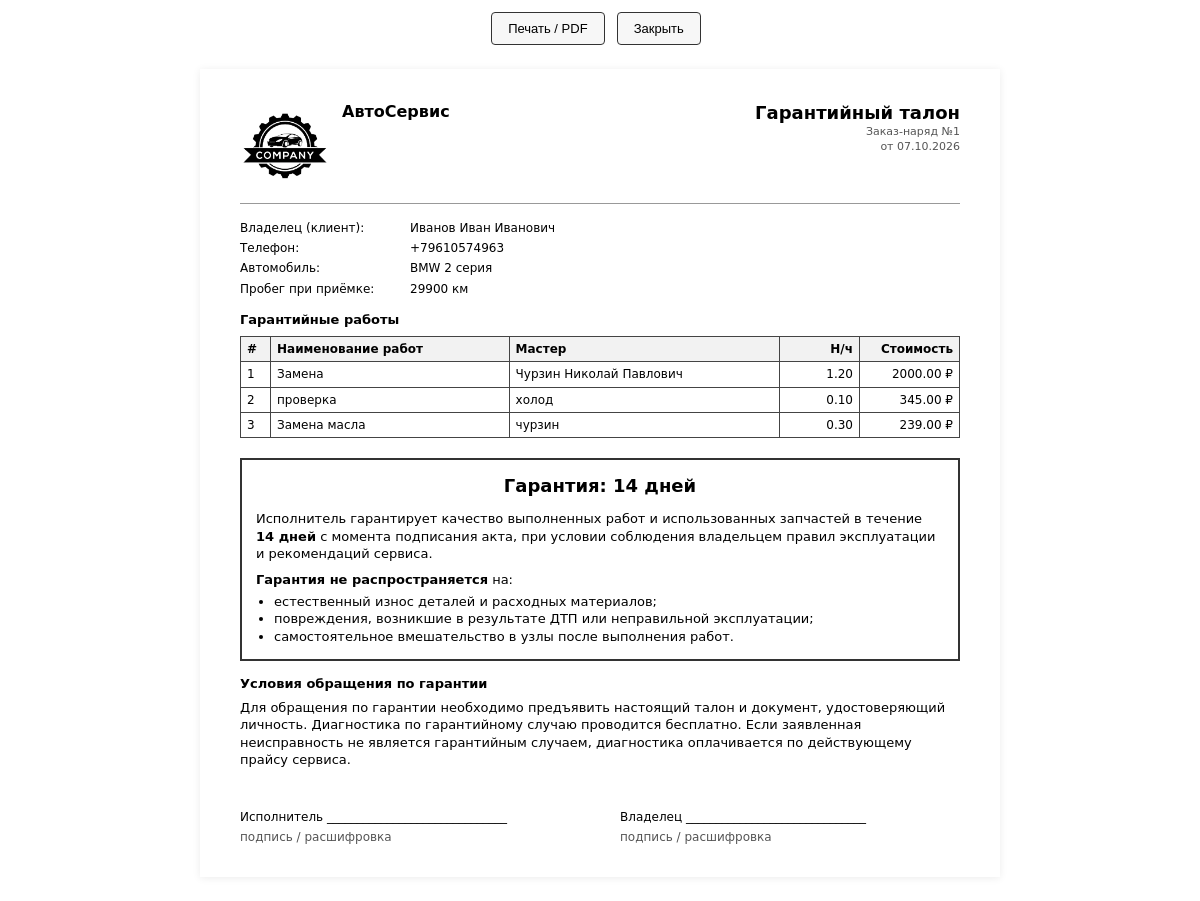
Page /orders/1/print/warranty on the committed database.
### models.py (models this page shows, shortened)
class Settings(db.Model):
    __tablename__ = "settings"
    id = db.Column(db.Integer, primary_key=True)
    company_name = db.Column(db.String(200), default="АвтоСервис")
    legal_name = db.Column(db.String(300))
    inn = db.Column(db.String(20))
    ogrn = db.Column(db.String(20))
    address = db.Column(db.String(300))
    phone = db.Column(db.String(50))
    email = db.Column(db.String(120))
    director = db.Column(db.String(200))
    accountant = db.Column(db.String(200))
    bank_name = db.Column(db.String(200))
    bik = db.Column(db.String(20))
    account = db.Column(db.String(30))
    corr_account = db.Column(db.String(30))
    vat_rate = db.Column(db.Float, default=0)
    footer_note = db.Column(db.Text)
    logo_filename = db.Column(db.String(200))
    warranty_days = db.Column(db.Integer, default=14)
    sms_provider = db.Column(db.String(30), default="smsru")  # smsru, smsaero, bytehand, iqsms, gosms, smsc
    sms_api_id = db.Column(db.String(100))                    # для SMS.RU
    sms_email = db.Column(db.String(120))                     # для SMS Aero
    sms_api_key = db.Column(db.String(200))                   # для SMS Aero и других
    sms_login = db.Column(db.String(100))                     # для Bytehand, iqsms, smsc
    sms_password = db.Column(db.String(200))                  # для Bytehand, iqsms, smsc
    sms_sender = db.Column(db.String(50))                     # имя отправителя (подпись)
    sms_enabled = db.Column(db.Boolean, default=False)
    @classmethod
    def get(cls):
        s = cls.query.first()
        if s is None:
            s = cls()
            db.session.add(s)
            db.session.commit()
        return s

class Order(db.Model):
    __tablename__ = "orders"
    id = db.Column(db.Integer, primary_key=True)
    client_id = db.Column(db.Integer, db.ForeignKey("clients.id"), nullable=False, index=True)
    car_id = db.Column(db.Integer, db.ForeignKey("cars.id"), nullable=False, index=True)
    status = db.Column(db.String(20), nullable=False, default="new", index=True)
    intake_mileage = db.Column(db.Integer)
    complaint = db.Column(db.Text)
    notes = db.Column(db.Text)
    created_at = db.Column(db.DateTime, default=lambda: datetime.now(timezone.utc))
    closed_at = db.Column(db.DateTime)
    car = db.relationship("Car", backref="orders")
    works = db.relationship(
        "OrderWork",
        backref="order",
        cascade="all, delete-orphan",
        lazy=True,
        order_by="OrderWork.id",
    )
    parts = db.relationship(
        "OrderPart",
        backref="order",
        cascade="all, delete-orphan",
        lazy=True,
        order_by="OrderPart.id",
    )

class Client(db.Model):
    __tablename__ = "clients"
    id = db.Column(db.Integer, primary_key=True)
    full_name = db.Column(db.String(200), nullable=False)
    phone = db.Column(db.String(30), nullable=False, unique=True, index=True)
    email = db.Column(db.String(120))
    comment = db.Column(db.Text)
    created_at = db.Column(db.DateTime, default=lambda: datetime.now(timezone.utc))
    cars = db.relationship("Car", backref="client", cascade="all, delete-orphan", lazy=True, order_by="Car.id.desc()")
    orders = db.relationship("Order", backref="client", lazy=True)

class Car(db.Model):
    __tablename__ = "cars"
    id = db.Column(db.Integer, primary_key=True)
    client_id = db.Column(db.Integer, db.ForeignKey("clients.id"), nullable=False, index=True)
    brand = db.Column(db.String(80), nullable=False)
    model = db.Column(db.String(80), nullable=False)
    year = db.Column(db.Integer)
    vin = db.Column(db.String(40), index=True)
    plate = db.Column(db.String(20), index=True)
    mileage = db.Column(db.Integer)
    engine_volume = db.Column(db.String(20))
    transmission = db.Column(db.String(40))
    comment = db.Column(db.Text)
    created_at = db.Column(db.DateTime, default=lambda: datetime.now(timezone.utc))

class OrderWork(db.Model):
    __tablename__ = "order_works"
    id = db.Column(db.Integer, primary_key=True)
    order_id = db.Column(db.Integer, db.ForeignKey("orders.id"), nullable=False, index=True)
    name = db.Column(db.String(200), nullable=False)
    hours = db.Column(db.Float, default=0)
    price = db.Column(db.Float, default=0)
    master = db.Column(db.String(120))
    master_id = db.Column(db.Integer, db.ForeignKey("masters.id"), nullable=True)
    master_obj = db.relationship("Master", backref="works")

### app.py (the view)
@app.route("/orders/<int:order_id>/print/warranty")
def print_warranty(order_id):
    order = db.session.get(Order, order_id)
    if order is None: abort(404)
    return render_template("print/warranty.html", order=order, s=Settings.get())

### app.py (called while the page is built)
@app.context_processor
def inject_globals():
    return {
        "ORDER_STATUSES": ORDER_STATUSES,
        "MOVEMENT_TYPES": MOVEMENT_TYPES,
        "MOVEMENT_COLORS": MOVEMENT_COLORS,
        "APPOINTMENT_STATUSES": APPOINTMENT_STATUSES,
        "APPOINTMENT_COLORS": APPOINTMENT_COLORS,
        "STATUS_COLORS": {
            "new": "secondary",
            "in_progress": "primary",
            "waiting_parts": "warning",
            "done": "info",
            "closed": "success",
            "canceled": "danger",
        },
    }

### templates/print/warranty.html (shortened to what this page needs)
{% extends "base_print.html" %}
{% block content %}
<div class="header">
    <div class="company">
        {% if s.logo_filename %}
            <img class="logo" src="{{ url_for('uploads_file', filename=s.logo_filename) }}" alt="">
        {% endif %}
        <div>
            <h2>{{ s.company_name or "АвтоСервис" }}</h2>
        </div>
    </div>
    <div class="doc-title">
        <h1>Гарантийный талон</h1>
        <div class="muted">Заказ-наряд №{{ order.id }}<br>от {{ (order.closed_at or order.created_at).strftime("%d.%m.%Y") }}</div>
    </div>
</div>
<div class="section">
    <div class="kv">
        <div>Владелец (клиент):</div><div>{{ order.client.full_name }}</div>
        <div>Телефон:</div><div>{{ order.client.phone }}</div>
        <div>Автомобиль:</div>
        <div>{{ order.car.brand }} {{ order.car.model }}{% if order.car.year %}, {{ order.car.year }}{% endif %}
            {% if order.car.plate %} ({{ order.car.plate }}){% endif %}</div>
        {% if order.intake_mileage is not none %}<div>Пробег при приёмке:</div><div>{{ order.intake_mileage }} км</div>{% endif %}
    </div>
</div>
{% if order.works %}
<div class="section">
    <div class="section-title">Гарантийные работы</div>
    <table>
        <thead>
        <tr>
            <th style="width:30px">#</th>
            <th>Наименование работ</th>
            <th>Мастер</th>
            <th class="text-end" style="width:80px">Н/ч</th>
            <th class="text-end" style="width:100px">Стоимость</th>
        </tr>
        </thead>
        <tbody>
        {% for w in order.works %}
            <tr>
                <td>{{ loop.index }}</td>
                <td>{{ w.name }}</td>
                <td>{{ w.master or "" }}</td>
                <td class="text-end">{{ "%.2f"|format(w.hours or 0) }}</td>
                <td class="text-end">{{ "%.2f"|format(w.price or 0) }} ₽</td>
            </tr>
        {% endfor %}
        </tbody>
    </table>
</div>
{% endif %}
<div class="warranty-box">
    <div class="warranty-title">Гарантия: {{ s.warranty_days or 14 }} дней</div>
    <div>
        Исполнитель гарантирует качество выполненных работ и использованных запчастей в течение
        <strong>{{ s.warranty_days or 14 }} дней</strong> с момента подписания акта, при условии соблюдения владельцем
        правил эксплуатации и рекомендаций сервиса.
    </div>
    <div style="margin-top: 8px;">
        <strong>Гарантия не распространяется</strong> на:
        <ul style="margin: 4px 0 0 18px; padding: 0;">
            <li>естественный износ деталей и расходных материалов;</li>
            <li>повреждения, возникшие в результате ДТП или неправильной эксплуатации;</li>
            <li>самостоятельное вмешательство в узлы после выполнения работ.</li>
        </ul>
    </div>
</div>
<div class="section">
    <div class="section-title">Условия обращения по гарантии</div>
    <div>
        Для обращения по гарантии необходимо предъявить настоящий талон и документ, удостоверяющий личность.
        Диагностика по гарантийному случаю проводится бесплатно. Если заявленная неисправность не является
        гарантийным случаем, диагностика оплачивается по действующему прайсу сервиса.
    </div>
</div>
<div class="signatures">
    <div style="flex:1">
        <div>Исполнитель ______________________________</div>
        <div class="muted" style="margin-top: 4px;">{{ s.director or "подпись / расшифровка" }}</div>
    </div>
    <div style="flex:1">
        <div>Владелец ______________________________</div>
        <div class="muted" style="margin-top: 4px;">подпись / расшифровка</div>
    </div>
</div>
{% endblock %}

### templates/base_print.html (style rules this page uses)
* { box-sizing: border-box; }
body { font-family: "DejaVu Sans", Arial, sans-serif; color: #000; margin: 0; padding: 0; background: #fff; font-size: 13px; line-height: 1.35; }
h1, h2, h3 { margin: 0 0 8px; }
h1 { font-size: 20px; }
h2 { font-size: 16px; }
table { width: 100%; border-collapse: collapse; margin: 8px 0; }
th, td { border: 1px solid #444; padding: 4px 6px; font-size: 12px; vertical-align: top; }
th { background: #f2f2f2; text-align: left; }
.text-end { text-align: right; }
.muted { color: #555; }
.header { display: flex; justify-content: space-between; align-items: flex-start; gap: 16px; border-bottom: 1px solid #999; padding-bottom: 12px; margin-bottom: 16px; }
.company { max-width: 60%; display: flex; gap: 12px; align-items: flex-start; }
.company .logo { max-width: 90px; max-height: 90px; }
.doc-title { text-align: right; }
.doc-title h1 { margin: 0; font-size: 18px; }
.doc-title .muted { font-size: 11px; }
.section { margin-top: 14px; }
.section-title { font-weight: bold; margin-bottom: 6px; font-size: 13px; }
.kv { display: grid; grid-template-columns: 160px 1fr; gap: 4px 10px; font-size: 12px; }
.signatures { margin-top: 40px; display: flex; justify-content: space-between; gap: 40px; font-size: 12px; }
.warranty-box { border: 2px solid #333; padding: 14px; margin-top: 20px; }
.warranty-title { text-align: center; font-size: 18px; font-weight: bold; margin-bottom: 12px; }

### rows in the picture
Settings: logo_filename (picture), company_name "АвтоСервис", warranty_days "14", director "подпись / расшифровка"
Order: id "1", closed_at+created_at "07.10.2026", intake_mileage "29900"
Client: client.full_name "Иванов Иван Иванович", client.phone "+79610574963"
Car: car.brand "BMW", car.model "2 серия"
OrderWork: name "Замена", master "Чурзин Николай Павлович", hours "1.20", price "2000.00"
OrderWork: name "проверка", master "холод", hours "0.10", price "345.00"
OrderWork: name "Замена масла", master "чурзин", hours "0.30", price "239.00"
